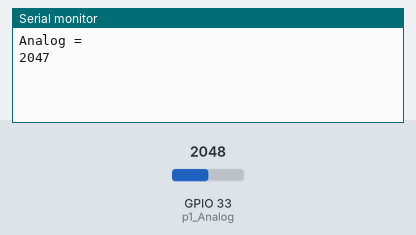
Simulated run of this sketch. Board: ESP32. On the bench: the last lines printed to the serial monitor. Inputs (shaded band) come from the test bench; at power-on: GPIO 33 (p1_Analog) = 2048.

Above: at 1.8 s.
1.9 s: GPIO 33 (p1_Analog) set to 2866
At 3.3 s:
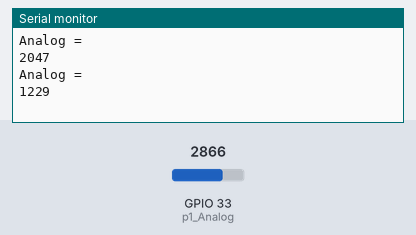
3.4 s: GPIO 33 (p1_Analog) set to 3603
At 5.5 s:
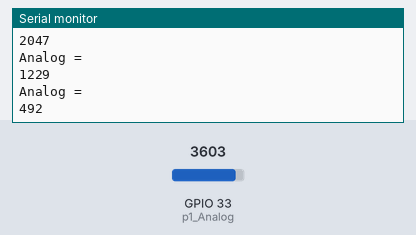

The sketch:

022.Lolin_D32_SmartFarm.ino
```cpp
int p1_Analog = 33;
int Ana_Val;
int curval, preval;

void setup()
{
  Serial.begin(9600);
}

void loop()
{
 curval = analogRead(p1_Analog) * -1 +4095;
 delay(1000);
 if(curval != preval)
 {
  Serial.println("Analog = ");
  Serial.println(curval);
 }
 preval = curval;
}
```

Measured:
- after the input at 1.9 s, the serial monitor: prints a new line after 1.1 s (image 1)
- after the input at 3.4 s, the serial monitor: prints a new line after 1.6 s (image 2)
